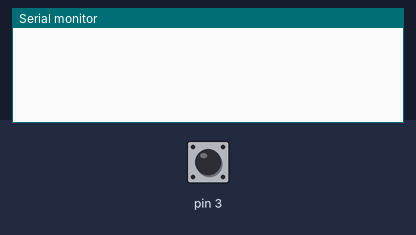
The sketch below on a simulated Arduino Uno, built with avr-gcc and run on an emulated ATmega328P. On the bench: the last lines printed to the serial monitor. Inputs (shaded band) come from the test bench; at power-on: pin 3 HIGH.

Above: at 1.2 s.
1.3 s: pin 3 pulled LOW for 0.15 s
At 2.0 s:
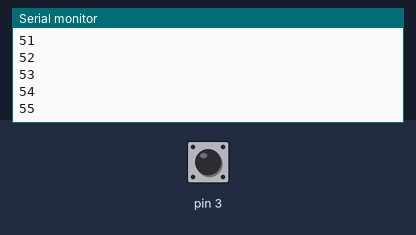
2.9 s: pin 3 pulled LOW for 1 s
At 4.6 s:
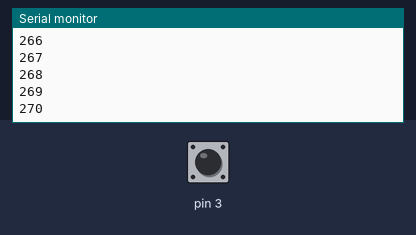
5.4 s: pin 3 pulled LOW for 0.15 s
At 6.3 s:
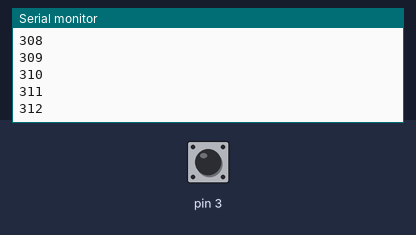
Timing chart, 0 to 8.4 s (numbered marks = the images above; inputs shaded):
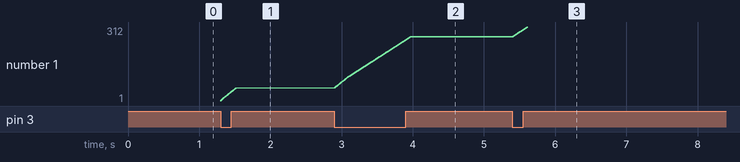

Measured:
- after the input at 1.3 s, the serial monitor: prints a new line at once (image 1)
- after the input at 2.9 s, the serial monitor: prints a new line at once (image 2)
- plotted number 1: 55 → 270 after the input at 2.9 s

The sketch:

TasterZaeler_beginner.ino
```cpp
int i = 0;

void setup()
{
    Serial.begin(9600);
    pinMode(3, INPUT_PULLUP);
}

void loop()
{
    if (!digitalRead(3))
    {
        i++;
        Serial.println(i);
    }
}
```
